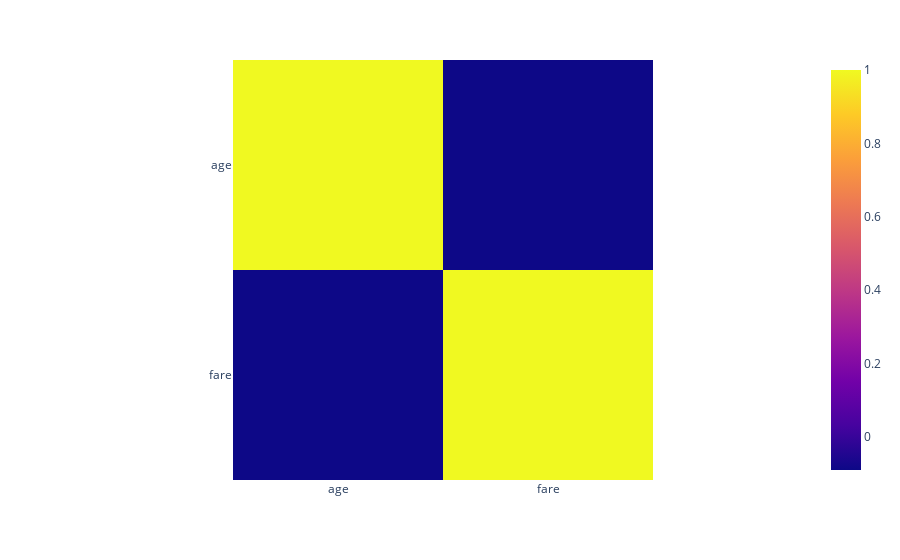

Notebook code for this chart:
### Code cell
# heatmap on corr of titanic dataset of age and fare using plotly 
fig =px.imshow(df[['age', 'fare']].corr())
fig.show()

### Figure 1 — Plotly figure (JSON) as saved in the notebook; plotly's stock layout.template omitted (floating-point values rounded to 4 significant figures)
{"data": [{"coloraxis": "coloraxis", "hovertemplate": "x: %{x}<br>y: %{y}<br>color: %{z}<extra></extra>", "name": "0", "type": "heatmap", "x": ["age", "fare"], "xaxis": "x", "y": ["age", "fare"], "yaxis": "y", "z": [[1, -0.09073], [-0.09073, 1]]}], "layout": {"coloraxis": {"colorscale": [[0, "#0d0887"], [0.1111, "#46039f"], [0.2222, "#7201a8"], [0.3333, "#9c179e"], [0.4444, "#bd3786"], [0.5556, "#d8576b"], [0.6667, "#ed7953"], [0.7778, "#fb9f3a"], [0.8889, "#fdca26"], [1, "#f0f921"]]}, "margin": {"t": 60}, "xaxis": {"anchor": "y", "constrain": "domain", "domain": [0, 1], "scaleanchor": "y"}, "yaxis": {"anchor": "x", "autorange": "reversed", "constrain": "domain", "domain": [0, 1]}}}
